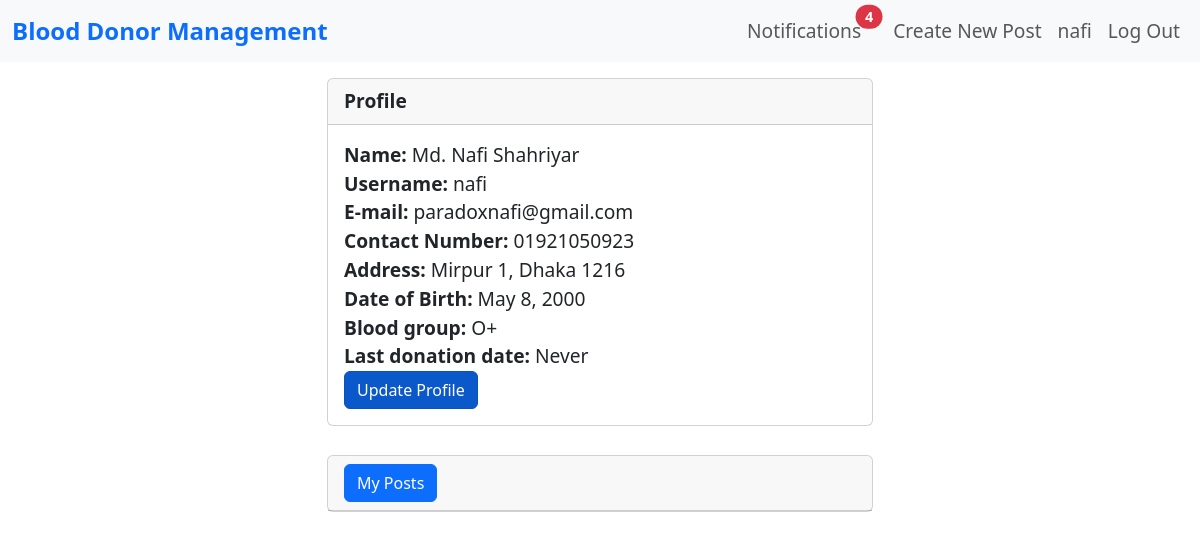
/auth1/profile/ (signed in), run on the app's committed database.
### auth1/models.py (models this page shows, shortened)
class RegisterUser(AbstractBaseUser):
	username				= models.CharField(max_length=50, unique=True)
	name					= models.CharField(max_length=100)
	email					= models.EmailField(max_length=100, unique=True)
	contact_number			= models.CharField(max_length=15)
	address					= models.CharField(max_length=250, null=True, blank=True)
	date_of_birth			= models.DateField(null=True, blank=True) #Fix
	nid						= models.CharField(max_length=13, null=True, blank=True)
	blood_group				= models.CharField(max_length=8, choices=BLOOD_GROUPS, null=True, blank=True)
	date_joined				= models.DateTimeField(verbose_name='date joined', auto_now_add=True)
	last_login				= models.DateTimeField(verbose_name='last login', auto_now=True)
	is_admin				= models.BooleanField(default=False)
	is_active				= models.BooleanField(default=True)
	is_staff				= models.BooleanField(default=False)
	is_superuser			= models.BooleanField(default=False)
	last_donated			= models.DateField(verbose_name='last_donated', auto_now_add=False, null=True, blank=True)
	donation_count			= models.IntegerField(default=0)
	USERNAME_FIELD = 'email'
	REQUIRED_FIELDS = ['username', 'password']
	objects = MyAccountManager()

### auth1/views.py (the view)
# urls.py: path('profile/', views.profileUserView, name='profileUser'),
def profileUserView(request):
    profile = RegisterUser.objects.get(id=request.user.id)
    born = request.user.date_of_birth
    today = date.today()
    age = today.year - born.year - ((today.month, today.day) < (born.month, born.day))
    last_donation_date = request.user.last_donated
    if last_donation_date != None:
        today = date.today()
        delta = today - last_donation_date
        days_since = delta.days
    else:
        days_since = ""
    return render(request, 'auth1/profile.html', {
        'profile': profile,
        'age': age,
        'days': days_since,
    })

### auth1/templates/auth1/profile.html (shortened to what this page needs)
{% extends 'post/base.html' %}
{% block content %}
    <div class="container">
        <div class="row">
            <div class="col-6 offset-3 my-3">
                <div class="card">
                    <div class="card-header d-flex justify-content-between align-items-center">
                        <b>Profile</b>
                    </div>
                    <div class="card-body">
                        <b>Name: </b>{{ profile.name }}<br/>
                        <b>Username: </b>{{ profile.username }}<br/>
                        <b>E-mail: </b>{{ profile.email }}<br/>
                        <b>Contact Number: </b>{{ profile.contact_number }}<br/>
                        {% if profile.address != None and profile.blood_group != None and profile.nid != None  %}
                            <b>Address: </b>{{ profile.address }}<br/>
                            <b>Date of Birth: </b>{{ profile.date_of_birth }}<br/>
                            <b>Blood group: </b>{{ profile.blood_group }}<br/>
                            {% if profile.last_donated == None %}
                                <b>Last donation date: </b> Never <br>
                            {% else %}
                                <b>Last donation date: </b>{{ profile.last_donated }} ({{days}} days ago) <br/>
                            {% endif %}
                        {% endif %}
                        {% if request.user.email == profile.email %}
                            {% if profile.address != None and profile.blood_group != None and profile.nid != None %}
                                <a href="{% url 'updateProfile'%}" class="btn btn-primary active" role="button" aria-pressed="true">Update Profile</a>
                            {% else %}
                                <a href="{% url 'updateProfile'%}" class="btn btn-primary active" role="button" aria-pressed="true">Complete Your Profile</a>
                            {% endif %}
                        {% endif %}
                    </div>
                </div> <br>
                {% if request.user.email == profile.email %}
                <div class="card">
                    <div class="card-header">
                        <a href="/posts/my_posts/" class="btn btn-primary mr-2"> My Posts</a>
                    </div>
                </div>
                {% endif %}
            </div>
        </div>
    </div>
{% endblock %}

### post/templates/post/base.html (shortened to what this page needs)
<!DOCTYPE html>
<html lang="en">
<head>
	{% load bootstrap5 %}
	{% bootstrap_css %}
	<nav class="navbar navbar-expand-lg navbar-light bg-light">
		<div class="container-fluid">
			<a class="navbar-brand" href="{% url 'home'%}"> <b class="text-primary"> <big> Blood Donor Management </big>
				</b></a>
			<div class="collapse navbar-collapse" id="navbarSupportedContent">
				{% if user.is_authenticated %}
				<big>
				<ul class="navbar-nav ml-auto">
					<li class="nav-item dropdown">
						<a type="button" class="nav-link position-relative me-3 " data-bs-toggle="dropdown"
							aria-expanded="false" href="/auth1/user/{{user.id}}/notifications">
							Notifications
							{% if total_unread_notifications != 0 %}
								<span
									class="position-absolute top-5 start-100 translate-middle badge rounded-pill bg-danger">
									{{ total_unread_notifications }}
								</span>
							{% endif %}
						</a>
					</li>
					<li class="nav-item">
						<a class="nav-link" href="{% url 'createpost' %}">Create New Post</a>
					</li>
					<li class="nav-item">
						<a class="nav-link" href="{% url 'profileUser'%}">{{user.username}}</a>
					</li>
					<li class="nav-item">
						<a class="nav-link" href="{% url 'logoutUser'%}">Log Out</a>
					</li>
				</ul>
				</big>
				{% endif %}
			</div>
		</div>
	</nav>
</head>
<body> <big>
	<div id="content" , name="content">
		{% block content %}
		{% endblock %}
	</div> </big>
</body>
</html>

### data on the page
RegisterUser: username "nafi", name "Md. Nafi Shahriyar", email "paradoxnafi@gmail.com", contact_number "01921050923", address "Mirpur 1, Dhaka 1216", date_of_birth "May 8, 2000", blood_group "O+"

### other printed values
{{ total_unread_notifications }} "4"
